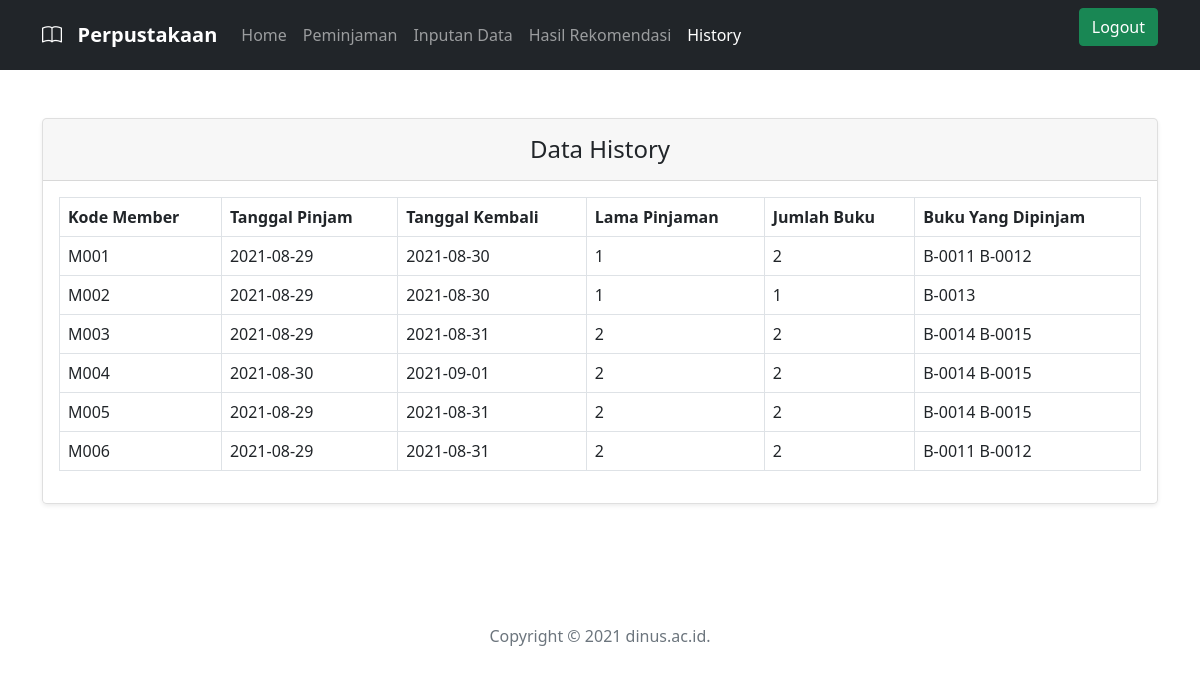
/admin/history.php, run on an earlier commit of the app's database.
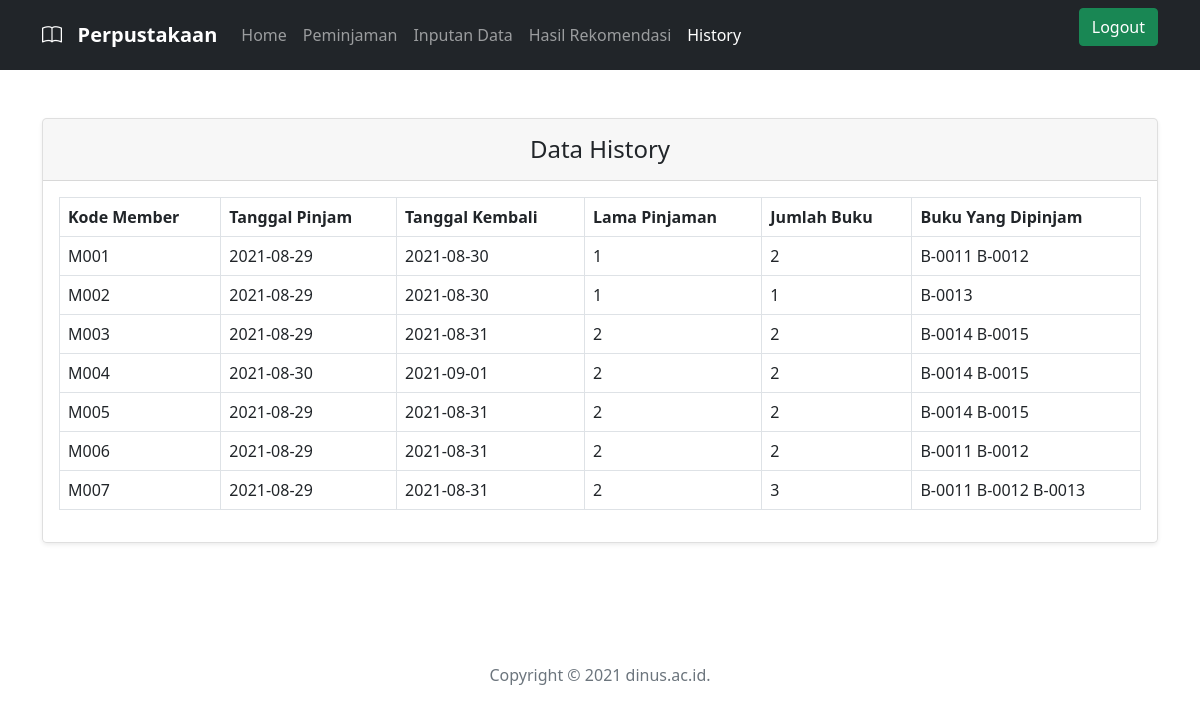
And on a later commit of the database.
### tables this page shows
CREATE TABLE `pinjaman` (
  `id_member` varchar(10) NOT NULL,
  `nama` varchar(200) NOT NULL,
  `jenis_kelamin` varchar(20) NOT NULL,
  `usia` int(10) NOT NULL,
  `tanggal_sekarang` varchar(50) NOT NULL,
  `jumlah_buku_dipinjam` int(4) NOT NULL,
  `total_bayar` varchar(20) NOT NULL,
  `tanggal_pengembalian` varchar(50) NOT NULL,
  `buku_apa_saja` text NOT NULL
);

### config/helper.php (called while the page is built, shortened)
<?php
function totalHari($date_pinjam, $date_kembali)
{
    $start = new DateTime($date_pinjam);
    $end = new DateTime($date_kembali);
    $dDiff = $start->diff($end);
    return $dDiff->days;
}

### admin/history.php (the view, shortened to what this page needs)
<?php
include "../config/helper.php";
$menu = 'history';
$sql = "SELECT * FROM pinjaman";
$data = mysql_query($sql);
?>
<!doctype html>
<html lang="en">
<head>
    <?php include '../layout/template/css.php'; ?>
</head>
<body>
<?php include '../layout/template/navigasi.php'; ?>
<main>
    <section class="container">
        <div class="row py-lg-5">
            <div class="col-md-12 mx-auto">
                <div class="card mb-4 rounded-3 shadow-sm">
                    <div class="card-header py-3">
                        <h4 class="my-0 fw-normal text-center">Data History</h4>
                    </div>
                    <div class="card-body">
                        <table class="table table-bordered">
                            <tr>
                                <th>Kode Member</th>
                                <th>Tanggal Pinjam</th>
                                <th>Tanggal Kembali</th>
                                <th>Lama Pinjaman</th>
                                <th>Jumlah Buku</th>
                                <th>Buku Yang Dipinjam</th>
                            </tr>
                            <?php if (mysql_num_rows($data) > 0): ?>
                                <?php while ($row = mysql_fetch_assoc($data)): ?>
                                    <tr>
                                        <td><?php echo $row['id_member']; ?></td>
                                        <td><?php echo $row['tanggal_sekarang']; ?></td>
                                        <td><?php echo $row['tanggal_pengembalian']; ?></td>
                                        <td><?php echo totalHari($row['tanggal_sekarang'], $row['tanggal_pengembalian']); ?></td>
                                        <td><?php echo $row['jumlah_buku_dipinjam']; ?></td>
                                        <td><?php echo $row['buku_apa_saja']; ?></td>
                                    </tr>
                                <?php endwhile; ?>
                            <?php endif; ?>
                        </table>
                    </div>
                </div>
            </div>
        </div>
    </section>
</main>
<?php include '../layout/template/footer.php'; ?>
</body>
</html>

### layout/template/css.php (shortened to what this page needs)
<link href="https://cdn.jsdelivr.net/npm/bootstrap@5.0.2/dist/css/bootstrap.min.css" rel="stylesheet"
>
<link rel="stylesheet" href="https://cdn.jsdelivr.net/npm/bootstrap-icons@1.5.0/font/bootstrap-icons.css">

### layout/template/navigasi.php (shortened to what this page needs)
<header>
    <nav class="navbar navbar-expand-lg navbar-dark bg-dark">
        <div class="container">
            <a href="javascript:void(0)" class="navbar-brand">
                <i class="bi bi-book"></i> &nbsp;&nbsp;<strong>Perpustakaan</strong>
            </a>
            <div class="collapse navbar-collapse" id="navbarSupportedContent">
                <ul class="navbar-nav me-auto mb-2 mb-lg-0">
                    <li class="nav-item">
                        <a class="nav-link <?php echo ($menu == 'home' ? 'active' : '') ?>" href="home.php">Home</a>
                    </li>
                    <li class="nav-item">
                        <a class="nav-link <?php echo ($menu == 'peminjaman' ? 'active' : '') ?>" href="peminjaman.php">Peminjaman</a>
                    </li>
                    <li class="nav-item">
                        <a class="nav-link <?php echo ($menu == 'inputan_data' ? 'active' : '') ?>" href="inputan_data.php">Inputan Data</a>
                    </li>
                    <li class="nav-item">
                        <a class="nav-link <?php echo ($menu == 'hasil_rekomendasi' ? 'active' : '') ?>" href="hasil_rekomendasi.php">Hasil Rekomendasi</a>
                    </li>
                    <li class="nav-item">
                        <a class="nav-link <?php echo ($menu == 'history' ? 'active' : '') ?>" href="history.php">History</a>
                    </li>
                </ul>
                <form class="d-flex">
                    <a href="../proses_logout.php" class="btn btn-success btn-logout" type="submit">Logout</a>
                </form>
            </div>
        </div>
    </nav>
</header>

### layout/template/footer.php
<footer class="text-muted py-5">
    <div class="container">
        <p class="mb-1 text-center">
            Copyright © <?php echo date('Y') ?> dinus.ac.id.
        </p>
    </div>
</footer>

### layout/template/css.php (style rules this page uses)
.btn-logout { color: #FFFFFF !important; }

What changed in the data, as far as the page shows it:
added pinjaman: id_member "M007", tanggal_sekarang "2021-08-29", tanggal_pengembalian "2021-08-31", tanggal_sekarang+tanggal_pengembalian "2", jumlah_buku_dipinjam "3", buku_apa_saja "B-0011 B-0012 B-0013"
